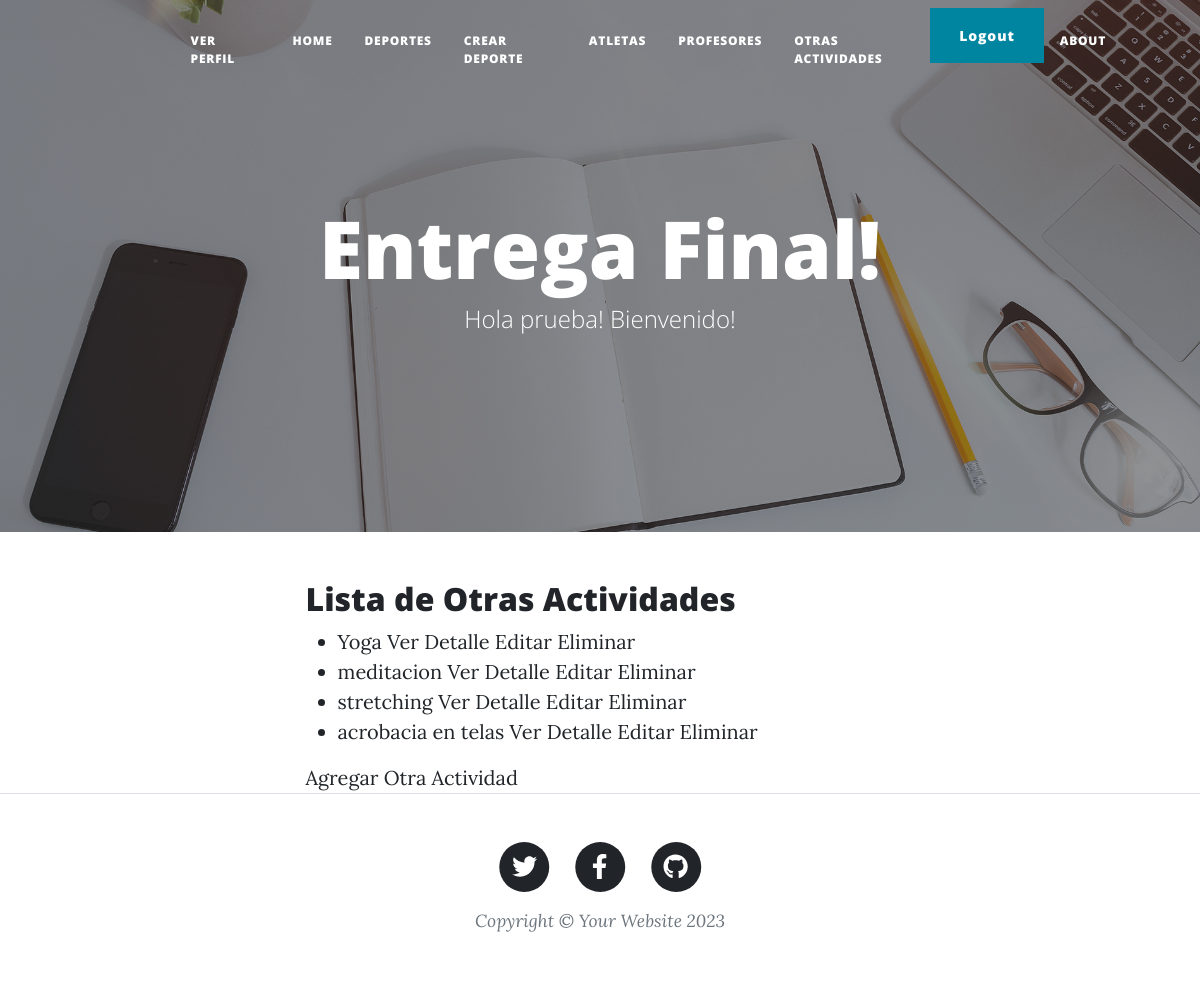
/listar-otras-actividades/ (signed in), run on the app's committed database.
### mi_primer_app/models.py (models this page shows, shortened)
class Otra_actividad(models.Model):
    nombre = models.CharField(max_length=20)
    profesor = models.CharField(max_length=20)

### mi_primer_app/views.py (the view)
# urls.py: path('listar-otras-actividades/', Otra_actividadListView.as_view(), name='listar-otras-actividades'),
class Otra_actividadListView(ListView):
     model = Otra_actividad
     template_name = 'mi_primer_app/listar_otras_actividades.html'
     context_object_name = 'otras_actividades'

### mi_primer_app/templates/mi_primer_app/listar_otras_actividades.html
{% extends "padre.html" %}
{% block content %}
<h2> Lista de Otras Actividades </h2>
<ul>
    {% for otra_actividad in otras_actividades %}
        <li>
         {{ otra_actividad.nombre }}
        <a href="{% url 'detalle-otra-actividad' otra_actividad.pk %}">Ver Detalle</a>
        <a href="{% url 'editar-otra-actividad' otra_actividad.pk %}">Editar</a>
        <a href="{% url 'eliminar-otra-actividad' otra_actividad.pk %}">Eliminar</a>
        </li>
    {% empty %}
        <li>No hay Actividades disponibles.</li>
    {% endfor %}
</ul>
<a href="{% url 'crear-otra-actividad' %}">Agregar Otra Actividad</a>
{% endblock %}

### templates/padre.html (shortened to what this page needs)
{% load static %}
<!DOCTYPE html>
<html lang="en">
    <head>
        <link href="{% static 'css/styles.css' %}" rel="stylesheet" />
    </head>
    <body>
        <nav class="navbar navbar-expand-lg navbar-light" id="mainNav">
            <div class="container px-4 px-lg-5">
                  {% if user.avatar.imagen %}
                        <ul class="navbar-nav ms-auto py-4 py-lg-0">
                           <li class="nav-item"><a class="nav-link px-lg-3 py-3 py-lg-4" href="{% url 'profile' %}">Ver Perfil</a></li>
                        </ul>
                  {% endif %}
                <div class="collapse navbar-collapse" id="navbarResponsive">
                    <ul class="navbar-nav ms-auto py-4 py-lg-0">
                        <li class="nav-item"><a class="nav-link px-lg-3 py-3 py-lg-4" href="{% url 'inicio' %}">Home</a></li>
                        <li class="nav-item"><a class="nav-link px-lg-3 py-3 py-lg-4" href="{% url 'deportes' %}">Deportes</a></li>
                        <li class="nav-item"><a class="nav-link px-lg-3 py-3 py-lg-4" href="{% url 'crear-deporte' %}">Crear Deporte</a></li>
                        <li class="nav-item"><a class="nav-link px-lg-3 py-3 py-lg-4" href="{% url 'listar-atletas' %}">Atletas</a></li>
                        <li class="nav-item"><a class="nav-link px-lg-3 py-3 py-lg-4" href="{% url 'listar-profesores' %}">Profesores</a></li>
                        <li class="nav-item"><a class="nav-link px-lg-3 py-3 py-lg-4" href="{% url 'listar-otras-actividades' %}">Otras Actividades</a></li>
                        {% if user.is_authenticated %}
                            <li class="nav-item">
                                <form action="{% url "logout" %}" method="POST">
                                <button type="submit" class="btn btn-primary">Logout</button>
                                </form>
                            </li>
                        {% endif %}
                        <li class="nav-item"><a class="nav-link px-lg-3 py-3 py-lg-4" href="{% url 'about' %}">About</a></li>
                    </ul>
                </div>
            </div>
        </nav>
        <header class="masthead" style="background-image: url('assets/img/home-bg.jpg')">
            <div class="container position-relative px-4 px-lg-5">
                <div class="row gx-4 gx-lg-5 justify-content-center">
                    <div class="col-md-10 col-lg-8 col-xl-7">
                        <div class="site-heading">
                            <h1>Entrega Final!</h1>
                            <span class="subheading">Hola {{ user.username}}! Bienvenido!</span>
                        </div>
                    </div>
                </div>
            </div>
        </header>
        <div class="container px-4 px-lg-5">
            <div class="row gx-4 gx-lg-5 justify-content-center">
                <div class="col-md-10 col-lg-8 col-xl-7">
                    {% block content %}
                    {% endblock %}
                </div>
            </div>
        </div>
        <footer class="border-top">
            <div class="container px-4 px-lg-5">
                <div class="row gx-4 gx-lg-5 justify-content-center">
                    <div class="col-md-10 col-lg-8 col-xl-7">
                        <ul class="list-inline text-center">
                            <li class="list-inline-item">
                                <a href="#!">
                                    <span class="fa-stack fa-lg">
                                        <i class="fas fa-circle fa-stack-2x"></i>
                                        <i class="fab fa-twitter fa-stack-1x fa-inverse"></i>
                                    </span>
                                </a>
                            </li>
                            <li class="list-inline-item">
                                <a href="#!">
                                    <span class="fa-stack fa-lg">
                                        <i class="fas fa-circle fa-stack-2x"></i>
                                        <i class="fab fa-facebook-f fa-stack-1x fa-inverse"></i>
                                    </span>
                                </a>
                            </li>
                            <li class="list-inline-item">
                                <a href="#!">
                                    <span class="fa-stack fa-lg">
                                        <i class="fas fa-circle fa-stack-2x"></i>
                                        <i class="fab fa-github fa-stack-1x fa-inverse"></i>
                                    </span>
                                </a>
                            </li>
                        </ul>
                        <div class="small text-center text-muted fst-italic">Copyright &copy; Your Website 2023</div>
                    </div>
                </div>
            </div>
        </footer>
    </body>
</html>

### data on the page
Otra_actividad: nombre "Yoga"
Otra_actividad: nombre "meditacion"
Otra_actividad: nombre "stretching"
Otra_actividad: nombre "acrobacia en telas"

### other printed values
{{ user.username }} "prueba"
